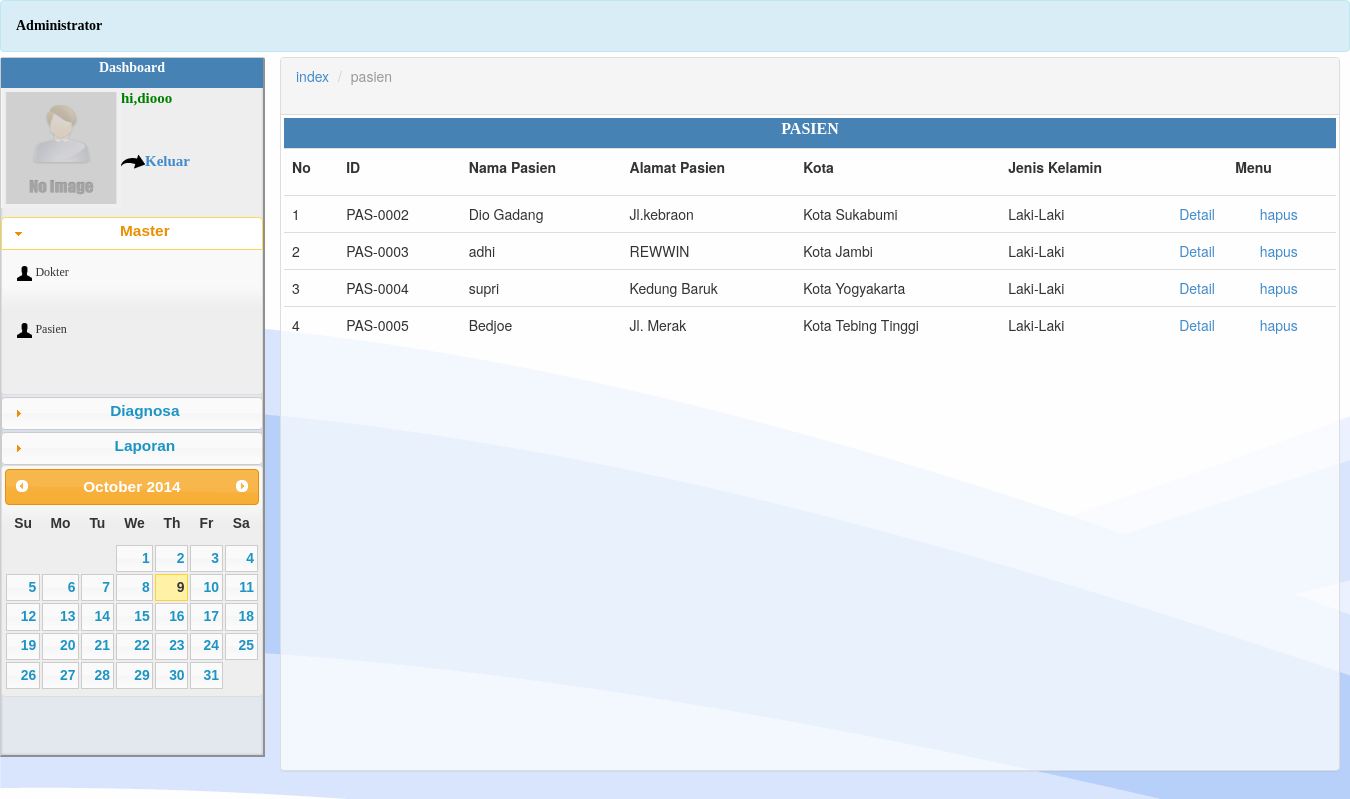
The page /Admin/lihat_pasien.php (signed in) on the database its author committed.
### tables this page shows
CREATE TABLE IF NOT EXISTS `pasein` (
  `ID_PASIEN` varchar(20) NOT NULL,
  `ID_KOTA` int(11) DEFAULT NULL,
  `USER` varchar(150) DEFAULT NULL,
  `NAMA_PASIEN` varchar(120) DEFAULT NULL,
  `ALAMAT_PASIEN` varchar(120) DEFAULT NULL,
  `JENIS_KELAMIN` char(2) DEFAULT NULL,
  `TANGGAL_LAHIR` date DEFAULT NULL,
  `NO_TELP_PASIEN` char(12) DEFAULT NULL,
  `TEMPAT` varchar(100) DEFAULT NULL,
  PRIMARY KEY (`ID_PASIEN`),
  KEY `FK_MEMILIKI_PAS` (`USER`),
  KEY `FK_TINGGALL` (`ID_KOTA`)
);

CREATE TABLE IF NOT EXISTS `id_kota` (
  `ID_KOTA` int(11) NOT NULL,
  `KOTA` varchar(100) DEFAULT NULL,
  PRIMARY KEY (`ID_KOTA`)
);

### Admin/lihat_pasien.php (the view, shortened to what this page needs)
<?php
if(!isset($_SESSION['user'])){
	echo "<script type='text/javascript'>location.href='login.php'</script>";
}else{
$user=$_SESSION['user'];
$nid = $_SESSION['nid'];
?>
<!DOCTYPE html>
<html lang="en">
  <head>
    <link href="css/bootstrap.min.css" rel="stylesheet">
	<link href="css/tampilan.css" rel="stylesheet">
	<link rel="stylesheet" href="css/ui-lightness/jquery-ui-1.10.3.custom.css">
	 <link rel="stylesheet" href="js/colorbox.css" />
  </head>
  <body>
	<div class="alert alert-info">
		<p class="ss">Administrator</p>
	</div>
		<div id="sidebar">
			<div class="menusamping">
			<div class="aj">
			<p class="sj">Dashboard</p>
			</div>
			<p class="profil" align="left">
					<img src="css/gambar/default.gif" height="120px" width="120px" />
			</p>
			<p class="tulis" align="left">
			hi,<?php echo"$user"; ?>
			</p>
			<p class="tulis" align="left">
			</p>
			<p class="tulis" align="left">
			<a href="keluar.php">
			<img src="css/gambar/keluar.png" />Keluar
			</a>
			</p>
			<div id="accordion">
				<h3>Master</h3>
				<div>
				<?php
				if($nid=="DOK"){
				echo"
				<a href=\"detail_dokter.php\">
				<div class=\"test\">
				<p align=\"left\"><img src=\"css/gambar/user.png\" height=\"15px\" width=\"15px\" />
				Dokter</p>
				<hr />
				</div>
				</a>";
				}else{
				echo"
				<a href=\"lihat_dokter.php\">
				<div class=\"test\">
				<p align=\"left\"><img src=\"css/gambar/user.png\" height=\"15px\" width=\"15px\" />
				Dokter</p>
				<hr />
				</div>
				</a>";
				}
				?>
				<a href="lihat_pasien.php">
				<div class="test">
				<p align="left"><img src="css/gambar/user.png" height="15px" width="15px" />
				Pasien</p>
				<hr />
				</div>
				</a>
				</div>
				<h3>Diagnosa</h3>
				<h3>Laporan</h3>
			</div>
			<div id="datepicker"></div>
		</div>
		</div>
		<div id="content">
			<div class="panel panel-default">
				<div class="panel-heading">
					<ol class="breadcrumb">
						<li><a href="index.php">index</a></li>
						<li class="active">pasien</li>
					</ol>
				</div>
					<div class="panel-body">
					<div class="aj">
					<p class="dkt">PASIEN</p>
					</div>
					<table class="table">
						<tr>
							<th>No</th>
							<th>ID</th>
							<th>Nama Pasien</th>
							<th>Alamat Pasien</th>
							<th>Kota</th>
							<th>Jenis Kelamin</th>
							<th colspan="3"><p align="center">Menu</p></th>
						</tr>
						<?php
							$sql = mysql_query("Select a.id_pasien,a.nama_pasien,a.alamat_pasien,b.kota,a.jenis_kelamin,c.user from pasein a,id_kota b,login_aja c where a.id_kota=b.id_kota and a.user=c.user order by a.id_pasien asc");
							$no = 1;
							$jnk="";
							while($r=mysql_fetch_array($sql)){
							$id_pasien = $r['id_pasien'];
							$psi=base64_encode($id_pasien);
							$nama_pasien=$r['nama_pasien'];
							$alamat_pasien = $r['alamat_pasien'];
							$kota = $r['kota'];
							$jenis_kelamin=$r['jenis_kelamin'];
							if($jenis_kelamin=="L"){
								$jnk="Laki-Laki";
							}else{
								$jnk="Perempuan";
							}
							$user_pasien=$r['user'];
							echo "<tr>
								<td>$no</td>
								<td>$id_pasien</td>
								<td>$nama_pasien</td>
								<td>$alamat_pasien</td>
								<td>$kota</td>
								<td>$jnk
								<td><a href='detail_pasien.php?psi=$psi'>Detail</a></td>
								<td><a href=\"Javascript:hapus_pasien('$r[id_pasien]','$user_pasien');\">hapus</a></td>
								</tr>";
							$no++;
							}
						?>
					</table>
					</div>
			</div>
		</div>
  </body>
</html>
<?php
}
?>

### Admin/css/tampilan.css (style rules this page uses)
.login p.submit, { text-align:right; }
.ss { font-family: Goudy stout; font-size:14px; font-weight:Bold; color: black; }
.sj { font-family: verdana; font-size:14px; font-weight:bold; color: white; }
.dkt { font-family: verdana; font-size:16px; font-weight:bold; color: white; text-align:center; }
.aj { background : steelblue; height:30px; }
#sidebar { float:left; width:265px; height:700px; border: 1px solid #CCC; margin: -15px 0 10px 0; text-align:center; background: rgba(232,232,232, 0.7); border-bottom: 2.5px solid #909090; border-radius: 3px 3px 0 0; border-right: 2.5px solid #909090; box-shadow: inset 0 0 3px rgba(0, 0, 0, 0.2); }
.profil { float:left; margin: 0px 0 10px 0; }
.tulis { font-family: verdana; font-size:15px; font-weight:Bold; color: green; }
#accordion { margin-top:45px; list-style:none; padding:0 0 0 0; width:261.5px; }
#content { width:1060px; height:50px; margin: -15px 0 10px 280px; margin-bottom: 2px; margin-bottom: 7px; }
.panel-heading { text-align:left; }
.test { font-family:verdana; font-size:12px; }
a:link { text-decoration: none }

### Admin/lihat_pasien.php (style rules this page uses)
body { position:relative; background-image:url('css/gambar/test.png'); }

### rows shown on the page
pasein: ID_PASIEN "PAS-0002", NAMA_PASIEN "Dio Gadang", ALAMAT_PASIEN "Jl.kebraon", ID_KOTA.KOTA "Kota Sukabumi", JENIS_KELAMIN "Laki-Laki"
pasein: ID_PASIEN "PAS-0003", NAMA_PASIEN "adhi", ALAMAT_PASIEN "REWWIN", ID_KOTA.KOTA "Kota Jambi", JENIS_KELAMIN "Laki-Laki"
pasein: ID_PASIEN "PAS-0004", NAMA_PASIEN "supri", ALAMAT_PASIEN "Kedung Baruk", ID_KOTA.KOTA "Kota Yogyakarta", JENIS_KELAMIN "Laki-Laki"
pasein: ID_PASIEN "PAS-0005", NAMA_PASIEN "Bedjoe", ALAMAT_PASIEN "Jl. Merak", ID_KOTA.KOTA "Kota Tebing Tinggi", JENIS_KELAMIN "Laki-Laki"

### other values the page prints
$user "diooo"
